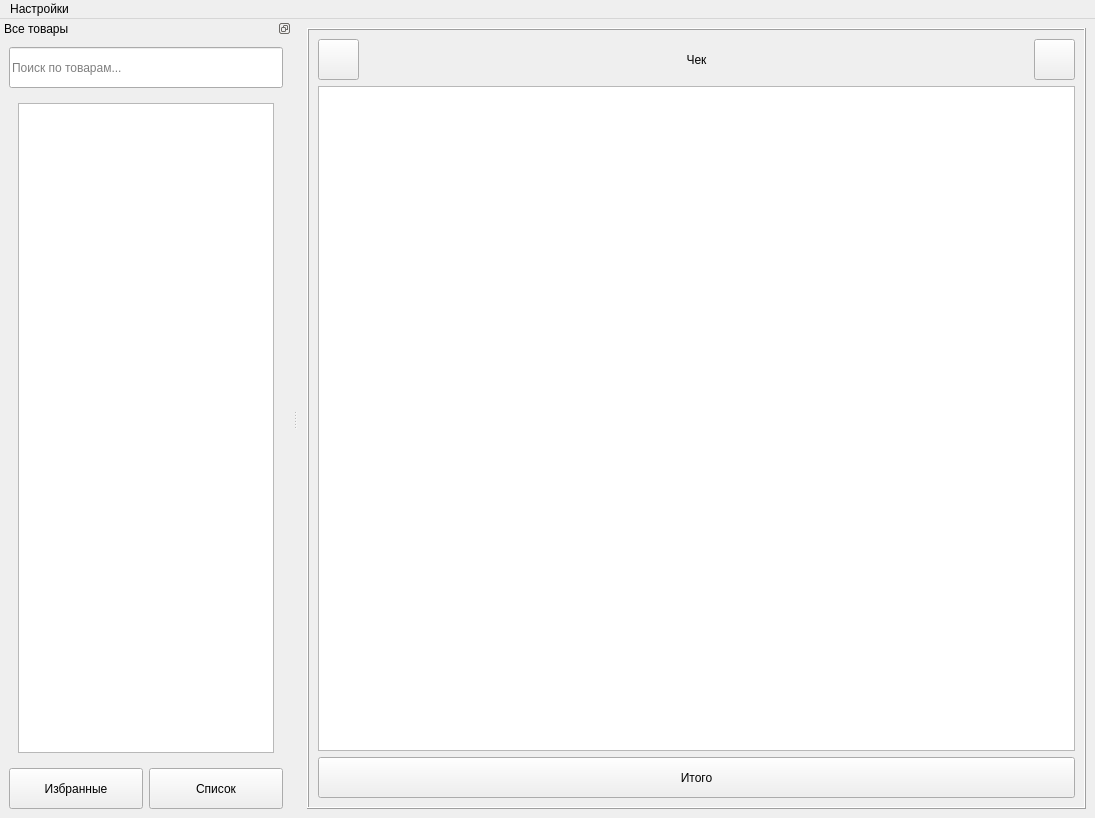
<?xml version="1.0" encoding="UTF-8"?>
<ui version="4.0">
 <class>mainWindow</class>
 <widget class="QMainWindow" name="mainWindow">
  <property name="geometry">
   <rect>
    <x>0</x>
    <y>0</y>
    <width>1095</width>
    <height>818</height>
   </rect>
  </property>
  <property name="sizePolicy">
   <sizepolicy hsizetype="Expanding" vsizetype="Expanding">
    <horstretch>0</horstretch>
    <verstretch>0</verstretch>
   </sizepolicy>
  </property>
  <property name="contextMenuPolicy">
   <enum>Qt::DefaultContextMenu</enum>
  </property>
  <property name="windowTitle">
   <string>MainWindow</string>
  </property>
  <property name="autoFillBackground">
   <bool>true</bool>
  </property>
  <property name="styleSheet">
   <string notr="true">Qlabel {
font: 12px url(:/fonts/roboto_regular.ttf);
}</string>
  </property>
  <property name="tabShape">
   <enum>QTabWidget::Triangular</enum>
  </property>
  <property name="dockOptions">
   <set>QMainWindow::AllowNestedDocks|QMainWindow::AllowTabbedDocks|QMainWindow::AnimatedDocks</set>
  </property>
  <widget class="QWidget" name="mainWidget">
   <property name="autoFillBackground">
    <bool>true</bool>
   </property>
   <layout class="QHBoxLayout" name="horizontalLayout">
    <item>
     <widget class="QStackedWidget" name="mainStackedWidget">
      <property name="palette">
       <palette>
        <active/>
        <inactive/>
        <disabled/>
       </palette>
      </property>
      <property name="autoFillBackground">
       <bool>true</bool>
      </property>
      <property name="frameShape">
       <enum>QFrame::Box</enum>
      </property>
      <property name="frameShadow">
       <enum>QFrame::Raised</enum>
      </property>
      <property name="currentIndex">
       <number>0</number>
      </property>
      <widget class="QWidget" name="sellPage">
       <property name="autoFillBackground">
        <bool>true</bool>
       </property>
       <layout class="QVBoxLayout" name="verticalLayout">
        <item>
         <layout class="QHBoxLayout" name="receiptHeaderHorizontalLayout">
          <item>
           <widget class="QPushButton" name="receiptHeaderDelete">
            <property name="minimumSize">
             <size>
              <width>41</width>
              <height>41</height>
             </size>
            </property>
            <property name="maximumSize">
             <size>
              <width>41</width>
              <height>41</height>
             </size>
            </property>
            <property name="baseSize">
             <size>
              <width>41</width>
              <height>41</height>
             </size>
            </property>
            <property name="cursor">
             <cursorShape>ArrowCursor</cursorShape>
            </property>
            <property name="text">
             <string/>
            </property>
            <property name="icon">
             <iconset>
              <normalon>:/icons/delete.svg</normalon>
             </iconset>
            </property>
            <property name="iconSize">
             <size>
              <width>31</width>
              <height>31</height>
             </size>
            </property>
            <property name="checkable">
             <bool>false</bool>
            </property>
            <property name="autoDefault">
             <bool>false</bool>
            </property>
            <property name="flat">
             <bool>false</bool>
            </property>
           </widget>
          </item>
          <item>
           <widget class="QLabel" name="receiptHeaderLabel">
            <property name="text">
             <string>Чек</string>
            </property>
            <property name="textFormat">
             <enum>Qt::PlainText</enum>
            </property>
            <property name="alignment">
             <set>Qt::AlignCenter</set>
            </property>
           </widget>
          </item>
          <item>
           <widget class="QPushButton" name="receiptHeaderDescription">
            <property name="minimumSize">
             <size>
              <width>41</width>
              <height>41</height>
             </size>
            </property>
            <property name="maximumSize">
             <size>
              <width>41</width>
              <height>41</height>
             </size>
            </property>
            <property name="baseSize">
             <size>
              <width>41</width>
              <height>41</height>
             </size>
            </property>
            <property name="cursor">
             <cursorShape>ArrowCursor</cursorShape>
            </property>
            <property name="text">
             <string/>
            </property>
            <property name="icon">
             <iconset>
              <normalon>:/icons/message.svg</normalon>
             </iconset>
            </property>
            <property name="iconSize">
             <size>
              <width>31</width>
              <height>31</height>
             </size>
            </property>
            <property name="checkable">
             <bool>false</bool>
            </property>
            <property name="autoDefault">
             <bool>false</bool>
            </property>
            <property name="flat">
             <bool>false</bool>
            </property>
           </widget>
          </item>
         </layout>
        </item>
        <item>
         <widget class="QListWidget" name="receiptMainWidget">
          <property name="minimumSize">
           <size>
            <width>600</width>
            <height>0</height>
           </size>
          </property>
         </widget>
        </item>
        <item>
         <widget class="QPushButton" name="receiptTotal">
          <property name="minimumSize">
           <size>
            <width>0</width>
            <height>41</height>
           </size>
          </property>
          <property name="text">
           <string>Итого</string>
          </property>
         </widget>
        </item>
       </layout>
      </widget>
      <widget class="QWidget" name="settingsPluginsPage">
       <layout class="QHBoxLayout" name="horizontalLayout_3">
        <item>
         <layout class="QVBoxLayout" name="settingsPluginsListVerticalLayout">
          <item>
           <layout class="QHBoxLayout" name="settingsPluginsListHeaderHorizontalLayout">
            <item>
             <widget class="QPushButton" name="settingsPluginsListBack">
              <property name="text">
               <string>Назад</string>
              </property>
             </widget>
            </item>
            <item>
             <spacer name="settingsPluginsListHeaderSpacer">
              <property name="orientation">
               <enum>Qt::Horizontal</enum>
              </property>
              <property name="sizeHint" stdset="0">
               <size>
                <width>258</width>
                <height>20</height>
               </size>
              </property>
             </spacer>
            </item>
           </layout>
          </item>
          <item>
           <widget class="QListView" name="settingsPluginsList"/>
          </item>
          <item>
           <widget class="QPushButton" name="settingsPluginsListReload">
            <property name="text">
             <string>Перезагрузить плагин</string>
            </property>
           </widget>
          </item>
         </layout>
        </item>
        <item>
         <widget class="QLabel" name="settingsPluginsInfo">
          <property name="minimumSize">
           <size>
            <width>200</width>
            <height>0</height>
           </size>
          </property>
          <property name="text">
           <string>TextLabel</string>
          </property>
          <property name="alignment">
           <set>Qt::AlignCenter</set>
          </property>
         </widget>
        </item>
       </layout>
      </widget>
     </widget>
    </item>
   </layout>
  </widget>
  <widget class="QDockWidget" name="productsDock">
   <property name="sizePolicy">
    <sizepolicy hsizetype="Expanding" vsizetype="Expanding">
     <horstretch>0</horstretch>
     <verstretch>0</verstretch>
    </sizepolicy>
   </property>
   <property name="minimumSize">
    <size>
     <width>268</width>
     <height>352</height>
    </size>
   </property>
   <property name="autoFillBackground">
    <bool>false</bool>
   </property>
   <property name="features">
    <set>QDockWidget::DockWidgetFloatable|QDockWidget::DockWidgetMovable</set>
   </property>
   <property name="allowedAreas">
    <set>Qt::BottomDockWidgetArea|Qt::LeftDockWidgetArea|Qt::RightDockWidgetArea</set>
   </property>
   <property name="windowTitle">
    <string>Все товары</string>
   </property>
   <attribute name="dockWidgetArea">
    <number>1</number>
   </attribute>
   <widget class="QWidget" name="productsDockContent">
    <layout class="QVBoxLayout" name="verticalLayout_2">
     <item>
      <layout class="QHBoxLayout" name="productsDockHeaderHorizontalLayout">
       <item>
        <widget class="QLineEdit" name="productsDockHeaderSearch">
         <property name="minimumSize">
          <size>
           <width>0</width>
           <height>41</height>
          </size>
         </property>
         <property name="inputMask">
          <string comment="Поиск по товарам..."/>
         </property>
         <property name="text">
          <string/>
         </property>
         <property name="maxLength">
          <number>32767</number>
         </property>
         <property name="placeholderText">
          <string>Поиск по товарам...</string>
         </property>
        </widget>
       </item>
      </layout>
     </item>
     <item>
      <widget class="QStackedWidget" name="productsDockProductsStacked">
       <property name="currentIndex">
        <number>0</number>
       </property>
       <widget class="QWidget" name="productsDockProductsStackedList">
        <layout class="QVBoxLayout" name="verticalLayout_3">
         <item>
          <widget class="QListWidget" name="productsList">
           <property name="sizeAdjustPolicy">
            <enum>QAbstractScrollArea::AdjustToContents</enum>
           </property>
          </widget>
         </item>
        </layout>
       </widget>
       <widget class="QWidget" name="productsDockProductsStackedFavorite">
        <layout class="QVBoxLayout" name="verticalLayout_4">
         <item>
          <widget class="QListWidget" name="favoriteProductsList"/>
         </item>
        </layout>
       </widget>
      </widget>
     </item>
     <item>
      <layout class="QHBoxLayout" name="productsDockBottomHorizontalLayout">
       <item>
        <widget class="QPushButton" name="productsDockBottomFavorite">
         <property name="minimumSize">
          <size>
           <width>0</width>
           <height>41</height>
          </size>
         </property>
         <property name="maximumSize">
          <size>
           <width>16777215</width>
           <height>41</height>
          </size>
         </property>
         <property name="text">
          <string>Избранные</string>
         </property>
         <property name="icon">
          <iconset>
           <normalon>:/icons/favorite.svg</normalon>
          </iconset>
         </property>
         <property name="iconSize">
          <size>
           <width>21</width>
           <height>21</height>
          </size>
         </property>
         <attribute name="buttonGroup">
          <string notr="true">productsDockType</string>
         </attribute>
        </widget>
       </item>
       <item>
        <widget class="QPushButton" name="productsDockBottomList">
         <property name="minimumSize">
          <size>
           <width>0</width>
           <height>41</height>
          </size>
         </property>
         <property name="maximumSize">
          <size>
           <width>16777215</width>
           <height>41</height>
          </size>
         </property>
         <property name="text">
          <string>Список</string>
         </property>
         <property name="icon">
          <iconset>
           <normalon>:/icons/list.svg</normalon>
          </iconset>
         </property>
         <property name="iconSize">
          <size>
           <width>21</width>
           <height>21</height>
          </size>
         </property>
         <attribute name="buttonGroup">
          <string notr="true">productsDockType</string>
         </attribute>
        </widget>
       </item>
      </layout>
     </item>
    </layout>
   </widget>
  </widget>
  <widget class="QMenuBar" name="menuBar">
   <property name="geometry">
    <rect>
     <x>0</x>
     <y>0</y>
     <width>1095</width>
     <height>21</height>
    </rect>
   </property>
   <widget class="QMenu" name="settingsMenu">
    <property name="title">
     <string>Настройки</string>
    </property>
    <addaction name="settingsPlugins"/>
   </widget>
   <addaction name="settingsMenu"/>
  </widget>
  <action name="settingsPlugins">
   <property name="text">
    <string>Плагины</string>
   </property>
  </action>
 </widget>
 <resources>
  <include location="resources.qrc"/>
 </resources>
 <connections>
  <connection>
   <sender>productsDockType</sender>
   <signal>buttonClicked(int)</signal>
   <receiver>productsDockProductsStacked</receiver>
   <slot>setCurrentIndex(int)</slot>
   <hints>
    <hint type="sourcelabel">
     <x>-1</x>
     <y>-1</y>
    </hint>
    <hint type="destinationlabel">
     <x>133</x>
     <y>329</y>
    </hint>
   </hints>
  </connection>
 </connections>
 <buttongroups>
  <buttongroup name="productsDockType"/>
 </buttongroups>
</ui>
